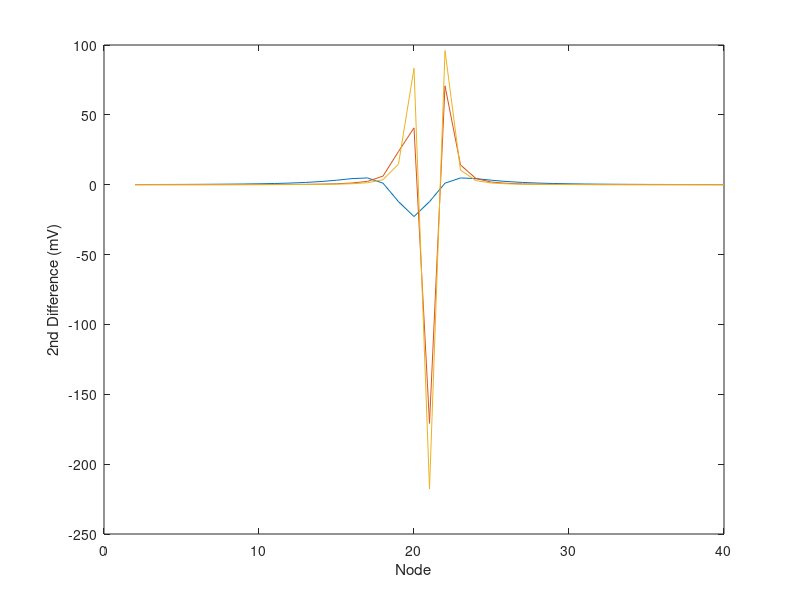

The MATLAB source for this figure: (Note: this script raises an error after producing the figure.)
clear
close all
clc

%% Question 

sigma = 2e-6; % S/um
Nodes = 41;
n = 1:Nodes;
x = -200; % um
y = 500; % um
current = 2; % mA
del2V = zeros(3,Nodes-2);

D = [2, 12, 20]; % um
for i = 1:length(D)
    L = 100.*D(i);
    axons = (-21+n) .* L;
    r = sqrt((x-axons).^2 + y^2);
    Vext = current./(4*pi*sigma.*r);
    for j = 2:Nodes-1
        del2V(i,j-1) = Vext(j-1) - 2*Vext(j) + Vext(j+1);
    end
end
figure
plot(n(2:end-1),del2V)
xlabel('Node')
ylabel('2nd Difference (mV)')
legend(strcat('D = ',string(D),' um'))

% The max. 2nd difference is at the center node (21) since as D increases,
% L increases and the electrode is closest to node 21. Only for D = 2 um is
% the electrode directly over node 20 instead, which is also reflected in
% the plot.

%% Question 3

x = -6000;

D = [2, 12, 20]; % um
for i = 1:length(D)
    L = 2.501 ./(0.001593549 + 0.03234*exp(-0.42*D(i)))+0.8
    axons = (-21+n) .* L;
    r = sqrt((x-axons).^2 + y^2);
    Vext = current./(4*pi*sigma.*r);
    for j = 2:Nodes-1
        del2V(i,j-1) = Vext(j-1) - 2*Vext(j) + Vext(j+1);
    end
end
figure
plot(n(2:end-1),del2V)
xlabel('Node')
ylabel('2nd Difference (mV)')
legend(strcat('D = ',string(D),' um'))

% The diameter changes the node at which the stimulation occurs for a
% larger magnitude x. At D = 2 um, L = 200 um, the electrode exists at
% 1000/200 = 5 nodes from the center node, therefore the stimulation occurs
% at node 16. At D = 12 um, the stim. occurs at node 20, and at D = 20 um
% the stim. occurs at node 21 by similar logic (closest node to electrode).

%% Question 4

D = 12;

x = [200, 6000, 10000];
for i = 1:length(x)
    L = 100*D;
    axons = (-21+n) .* L;
    r1 = sqrt((-x(i)-axons).^2 + y^2);
    r2 = sqrt((x(i)-axons).^2 + y^2);
    Vext = (current/(4*pi*sigma)).*(1./r1 - 1./r2);
    for j = 2:Nodes-1
        del2V(i,j-1) = Vext(j-1) - 2*Vext(j) + Vext(j+1);
    end
end
figure
plot(n(2:end-1),del2V)
xlabel('Node')
ylabel('2nd Difference (mV)')
legend(strcat('x = ',string(x),' um'))

% b. The maximum occurs at nodes 16 and 26. This is symmetric about the
% center node (21) but not at the center node, since the electrodes are
% located above nodes 16 and 26 and not 21. As the distance between
% electrodes increases, the distance between the stimulations also
% increases.